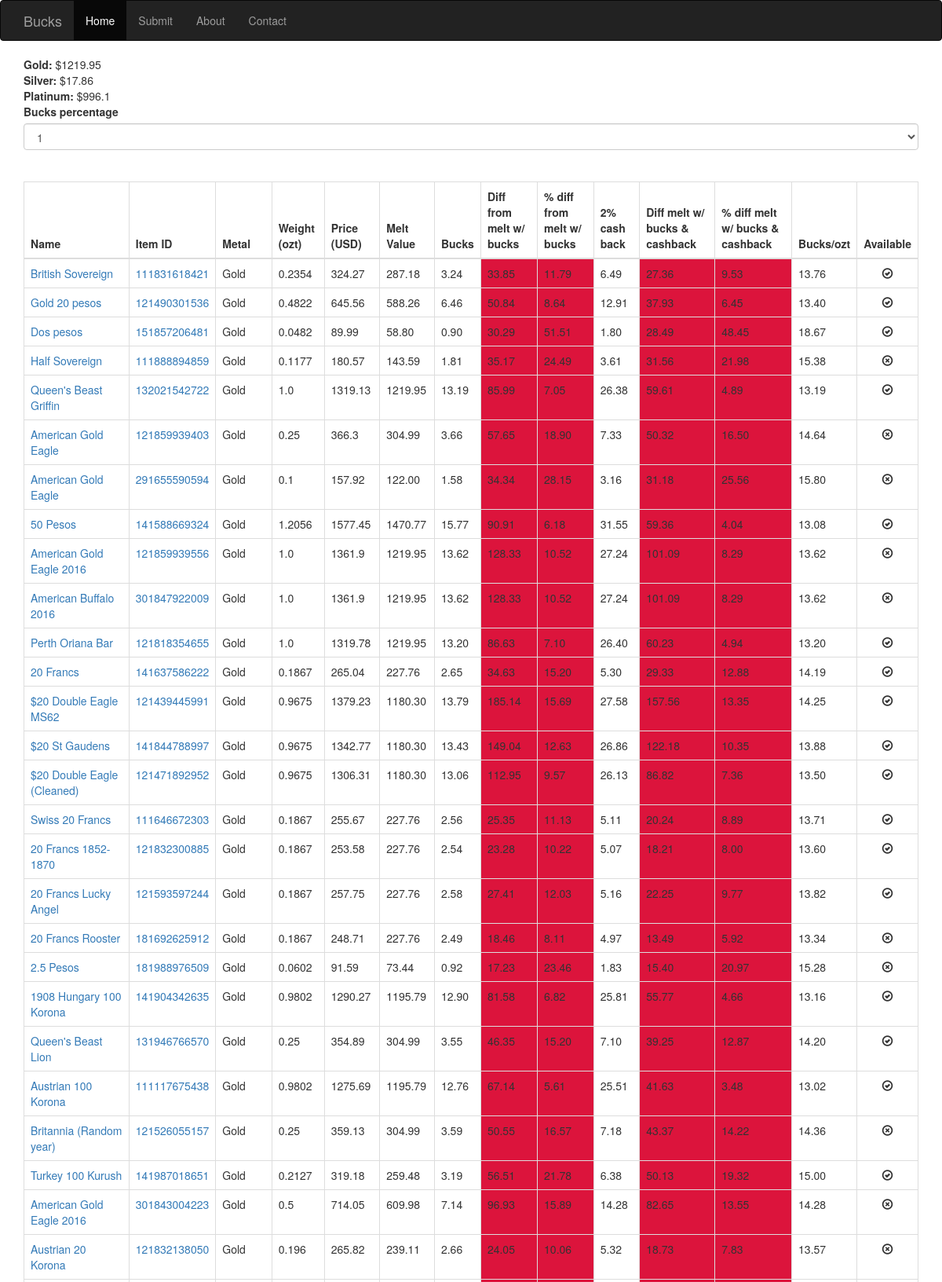
The page / (upper part) on the database its author committed.
### deals/models.py (models this page shows, shortened)
class Spot(db.Model):
    id = db.Column(db.Integer, primary_key=True)
    name = db.Column(db.String(10), unique=True)
    value = db.Column(db.Float)

class Item(db.Model):
    id = db.Column(db.Integer, primary_key=True)
    ebay_id = db.Column(db.Integer, unique=True)
    name = db.Column(db.String)
    price = db.Column(db.Float)
    weight = db.Column(db.Float)
    metal = db.Column(db.String)
    picture_url = db.Column(db.String)
    reported = db.Column(db.Boolean, default=False)
    available = db.Column(db.Boolean, default=True)
    quantity = db.Column(db.Integer, default=0)

### deals/views.py (the view)
@deals_blueprint.route('/')
def index(page=1):
    select = PercentForm()
    spots = Spot.query.all()
    items = Item.query.all()
    return render_template('index.html', items=items, spots=spots, select=select)

### deals/forms.py
class PercentForm(FlaskForm):
    percentage = SelectField('Bucks percentage', choices=[('1', '1'), ('2', '2'),
                                                          ('4', '4'), ('6', '6'),
                                                          ('8', '8'), ('10', '10')], id='bucks-percent')

### deals/templates/index.html (shortened to what this page needs)
{% extends "base.html" %}
{% block page_content %}
{% for spot in spots %}
<b>{{ spot.name|capitalize }}:</b> ${{ spot.value }}<br>
{% endfor %}
{{ select.percentage.label }}<br>{{ select.percentage(onchange='percentage_changed()', class='form-control') }}<br><br>
<table class="table table-hover table-bordered table-responsive sortable" id="item-table">
    <thead>
    <tr>
        <th>Name</th>
        <th>Item ID</th>
        <th>Metal</th>
        <th class="sorttable_numeric">Weight (ozt)</th>
        <th class="sorttable_numeric">Price (USD)</th>
        <th class="sorttable_numeric">Melt Value</th>
        <th class="sorttable_numeric">Bucks</th>
        <th class="sorttable_numeric">Diff from melt w/ bucks</th>
        <th class="sorttable_numeric">% diff from melt w/ bucks</th>
        <th class="sorttable_numeric">2% cash back</th>
        <th class="sorttable_numeric">Diff melt w/ bucks & cashback</th>
        <th class="sorttable_numeric">% diff melt w/ bucks & cashback</th>
        <th class="sorttable_numeric">Bucks/ozt</th>
        <th>Available</th>
    </tr>
    </thead>
    <tbody>
    {% for item in items %}
    <tr class="item">
        <td class="name"><a href="{{ url_for('deals.item', item_id=item.id) }}" target="_blank">{{ item.name }}</a></td>
        <td class="item_id"><a href="https://www.ebay.com/itm/{{ item.ebay_id }}" target="_blank">{{ item.ebay_id }}</a></td>
        <td class="metal">{{ item.metal|capitalize }}</td>
        <td class="weight">{{ item.weight }}</td>
        <td class="price">{{ item.price }}</td>
        <td class="melt"></td>
        <td class="bucks"></td>
        <td class="melt_diff"></td>
        <td class="perc_diff"></td>
        <td class="cashback"></td>
        <td class="melt_diff_cash"></td>
        <td class="perc_diff_cash"></td>
        <td class="bucks_per"></td>
        <td class="text-center"><span class="glyphicon {% if item.available %}glyphicon-ok-circle{% else %}glyphicon-remove-circle{% endif %}" aria-hidden="true"></span></td>
    </tr>
    {% endfor %}
    </tbody>
</table>
{% endblock %}

### deals/templates/base.html (shortened to what this page needs)
<!DOCTYPE html>
{% extends "bootstrap/base.html" %}
{% import "bootstrap/utils.html" as utils %}
    {% block styles %}
    {{ super() }}
    <link rel="stylesheet" type="text/css" href="{{ url_for('static', filename='css/style.css') }}">
    {% endblock %}
    {% set active_page = active_page|default('index') -%}
    {% set navigation_bar = [
        (url_for('deals.index'), 'index', 'Home'),
        (url_for('deals.submit'), 'submit', 'Submit'),
        (url_for('deals.about'), 'about', 'About'),
        (url_for('deals.contact'), 'contact', 'Contact')
      ]
    %}
    {% block navbar %}
    <div class="navbar navbar-inverse" role="navigation">
        <div class="container">
            <div class="navbar-header">
                <a class="navbar-brand" href="/">Bucks</a>
            </div>
            <ul id="navigation" class="nav navbar-nav">
            {% for href, id, caption in navigation_bar %}
                <li {% if id == active_page %}class="active"{% endif %}><a href="{{ href|e }}">{{ caption|e }}</a></li>
            {% endfor %}
            </ul>
        </div>
    </div>
    {% endblock %}
{% block content %}
<div class="container">
{% block page_content %}
{% endblock %}
</div>
{% endblock %}

### deals/static/css/style.css (style rules this page uses)
html { position: relative; min-height: 100%; }
body { margin-bottom: 60px; }

### rows shown on the page
Spot: name "Gold", value "1219.95"
Spot: name "Silver", value "17.86"
Spot: name "Platinum", value "996.1"
Item: name "British Sovereign", ebay_id "111831618421", metal "Gold", weight "0.2354", price "324.27", available True (drawn)
Item: name "Gold 20 pesos", ebay_id "121490301536", metal "Gold", weight "0.4822", price "645.56", available True (drawn)
Item: name "Dos pesos", ebay_id "151857206481", metal "Gold", weight "0.0482", price "89.99", available True (drawn)
Item: name "Half Sovereign", ebay_id "111888894859", metal "Gold", weight "0.1177", price "180.57", available False (drawn)
Item: name "Queen's Beast Griffin", ebay_id "132021542722", metal "Gold", weight "1.0", price "1319.13", available True (drawn)
Item: name "American Gold Eagle", ebay_id "121859939403", metal "Gold", weight "0.25", price "366.3", available False (drawn)
Item: name "American Gold Eagle", ebay_id "291655590594", metal "Gold", weight "0.1", price "157.92", available False (drawn)
Item: name "50 Pesos", ebay_id "141588669324", metal "Gold", weight "1.2056", price "1577.45", available True (drawn)
Item: name "American Gold Eagle 2016", ebay_id "121859939556", metal "Gold", weight "1.0", price "1361.9", available False (drawn)
Item: name "American Buffalo 2016", ebay_id "301847922009", metal "Gold", weight "1.0", price "1361.9", available False (drawn)
Item: name "Perth Oriana Bar", ebay_id "121818354655", metal "Gold", weight "1.0", price "1319.78", available True (drawn)
Item: name "20 Francs", ebay_id "141637586222", metal "Gold", weight "0.1867", price "265.04", available True (drawn)
Item: name "$20 Double Eagle MS62", ebay_id "121439445991", metal "Gold", weight "0.9675", price "1379.23", available True (drawn)
Item: name "$20 St Gaudens", ebay_id "141844788997", metal "Gold", weight "0.9675", price "1342.77", available True (drawn)
Item: name "$20 Double Eagle (Cleaned)", ebay_id "121471892952", metal "Gold", weight "0.9675", price "1306.31", available True (drawn)
Item: name "Swiss 20 Francs", ebay_id "111646672303", metal "Gold", weight "0.1867", price "255.67", available True (drawn)
Item: name "20 Francs 1852-1870", ebay_id "121832300885", metal "Gold", weight "0.1867", price "253.58", available True (drawn)
Item: name "20 Francs Lucky Angel", ebay_id "121593597244", metal "Gold", weight "0.1867", price "257.75", available True (drawn)
Item: name "20 Francs Rooster", ebay_id "181692625912", metal "Gold", weight "0.1867", price "248.71", available False (drawn)
Item: name "2.5 Pesos", ebay_id "181988976509", metal "Gold", weight "0.0602", price "91.59", available False (drawn)
Item: name "1908 Hungary 100 Korona", ebay_id "141904342635", metal "Gold", weight "0.9802", price "1290.27", available True (drawn)
Item: name "Queen's Beast Lion", ebay_id "131946766570", metal "Gold", weight "0.25", price "354.89", available True (drawn)
Item: name "Austrian 100 Korona", ebay_id "111117675438", metal "Gold", weight "0.9802", price "1275.69", available True (drawn)
Item: name "Britannia (Random year)", ebay_id "121526055157", metal "Gold", weight "0.25", price "359.13", available False (drawn)
Item: name "Turkey 100 Kurush", ebay_id "141987018651", metal "Gold", weight "0.2127", price "319.18", available True (drawn)
Item: name "American Gold Eagle 2016", ebay_id "301843004223", metal "Gold", weight "0.5", price "714.05", available False (drawn)
Item: name "Austrian 20 Korona", ebay_id "121832138050", metal "Gold", weight "0.196", price "265.82", available False (drawn)

### other values the page prints
{{ caption|e }} "Home" "Submit" "About" "Contact"
{{ select.percentage.label }} "Bucks percentage"
